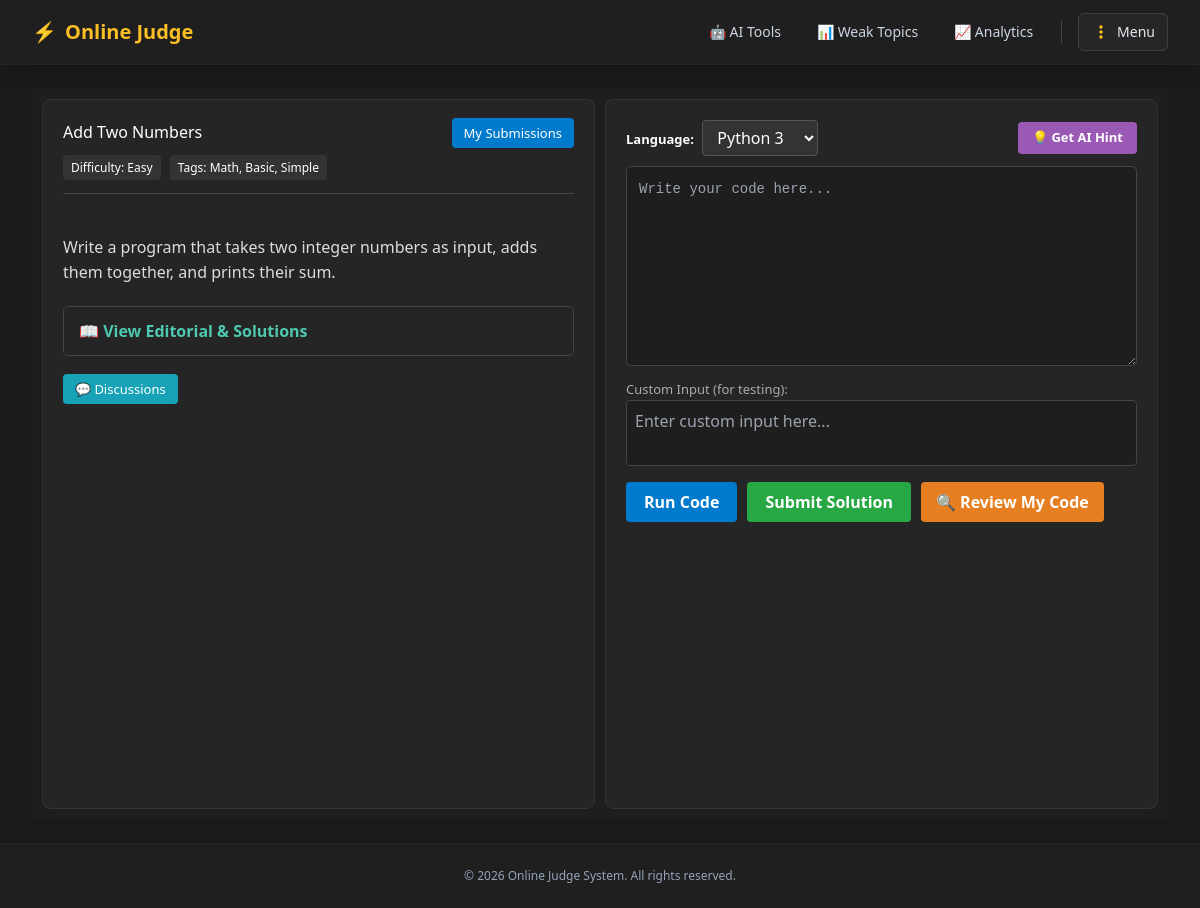
The page /problem/1/ (signed in) on the database its author committed.
### judge/models.py (models this page shows, shortened)
class Problem(models.Model):
    title = models.CharField(max_length=200)
    description = models.TextField()
    difficulty = models.CharField(max_length=20)
    tags = models.CharField(max_length=200)
    time_complexity = models.CharField(max_length=50, blank=True, null=True)
    space_complexity = models.CharField(max_length=50, blank=True, null=True)
    created_at = models.DateTimeField(auto_now_add=True, null=True, blank=True)
    user = models.ForeignKey(User, on_delete=models.CASCADE)
    email_verified = models.BooleanField(default=False)
    email_token = models.CharField(max_length=100, blank=True, null=True)
    company_tag = models.CharField(max_length=100, blank=True, null=True)

### judge/views.py (the view, shortened to what this page needs)
# urls.py: path('problem/<int:problem_id>/', views.problem_detail, name='problem_detail'),
@login_required(login_url='/login/')
def problem_detail(request, problem_id):
    problem = get_object_or_404(Problem, pk=problem_id)
    result = None
    user_code = ''
    selected_lang = 'python'
    custom_input = ''
    custom_output = ''
    test_results = []
    editorial = getattr(problem, 'editorial', None)
    context = {
        'problem': problem,
        'result': result,
        'user_code': user_code,
        'selected_lang': selected_lang,
        'custom_input': custom_input,
        'custom_output': custom_output,
        'test_results': test_results,
        'editorial': editorial,
    }
    return render(request, 'judge/problem_detail.html', context)

### judge/templates/judge/problem_detail.html (shortened to what this page needs)
{% extends 'judge/base.html' %}
{% block content %}
<div class="coding-workspace" style="display: flex; height: calc(100vh - 70px); gap: 10px; padding: 10px; background: #1e1e1e; color: #fff; box-sizing: border-box;">
    <div class="problem-panel" style="flex: 1; background: #252526; padding: 20px; overflow-y: auto; border-radius: 8px; border: 1px solid #333;">
        <div style="display: flex; justify-content: space-between; align-items: center;">
            <h2 style="margin: 0; color: #fff;">{{ problem.title }}</h2>
            <div>
                <a href="{% url 'submission_history' %}" style="background: #007acc; color: white; padding: 6px 12px; border-radius: 4px; text-decoration: none; font-size: 13px;">My Submissions</a>
            </div>
        </div>
        <div style="margin-top: 10px;">
            <span style="background: #333; padding: 4px 8px; border-radius: 4px; font-size: 12px;">Difficulty: {{ problem.difficulty }}</span>
            {% if problem.tags %}
            <span style="background: #333; padding: 4px 8px; border-radius: 4px; font-size: 12px; margin-left: 5px;">Tags: {{ problem.tags }}</span>
            {% endif %}
        </div>
        <hr style="border-color: #444; margin: 15px 0;">
        <div class="description" style="margin-top: 15px; line-height: 1.6; color: #dcdcdc; white-space: pre-line;">
           {{ problem.description|safe }}
        </div>
        <div class="accordion mt-4" id="editorialAccordion" style="margin-top: 20px;">
            <div class="accordion-item" style="background: #1e1e1e; border: 1px solid #444; border-radius: 5px;">
                <h2 class="accordion-header" style="margin: 0;">
                    <button type="button" id="editorial-toggle"
                        style="background: #252526; color: #4ec9b0; font-weight: bold; border: none; width: 100%; text-align: left; padding: 12px 15px; border-radius: 5px; cursor: pointer;">
                        📖 View Editorial & Solutions
                    </button>
                </h2>
            </div>
        </div>
        <div style="margin-top: 20px;">
            <a href="{% url 'problem_discussions' problem.id %}" class="btn btn-info" style="background: #17a2b8; color: white; padding: 6px 12px; border-radius: 4px; text-decoration: none; font-size: 13px;">💬 Discussions</a>
        </div>
    </div>
    <div class="editor-panel" style="flex: 1; display: flex; flex-direction: column; background: #252526; padding: 20px; border-radius: 8px; border: 1px solid #333; overflow-y: auto;">
        <form method="POST" id="editor-form" style="display: flex; flex-direction: column; flex-grow: 1;">
            <div style="display: flex; justify-content: space-between; align-items: center; margin-bottom: 10px;">
                <div>
                    <label style="font-weight: bold; margin-right: 5px; font-size: 13px;">Language: </label>
                    <select name="language" style="background: #333; color: #fff; padding: 5px 10px; border-radius: 4px; border: 1px solid #555;">
                        <option value="python" {% if selected_lang == 'python' %}selected{% endif %}>Python 3</option>
                    </select>
                </div>
                <button type="button" id="hint-btn" onclick="fetchHint({{ problem.id }})" style="background: #9b59b6; color: white; border: none; padding: 6px 14px; border-radius: 4px; cursor: pointer; font-weight: bold; font-size: 13px;">💡 Get AI Hint</button>
            </div>
            <textarea name="code" id="code-editor" placeholder="Write your code here..." style="width: 100%; height: 200px; background: #1e1e1e; color: #dcdcdc; font-family: 'Courier New', Courier, monospace; font-size: 14px; padding: 12px; border-radius: 5px; border: 1px solid #444; resize: vertical; outline: none; box-sizing: border-box;">{{ user_code }}</textarea>
            <div style="margin-top: 10px;">
                <label style="font-size: 13px; color: #aaa;">Custom Input (for testing):</label>
                <textarea name="custom_input" rows="2" style="width: 100%; background: #1e1e1e; color: #fff; padding: 8px; border-radius: 4px; border: 1px solid #444; resize: none; box-sizing: border-box;" placeholder="Enter custom input here...">{{ custom_input }}</textarea>
            </div>
            <div style="margin-top: 10px; display: flex; gap: 10px; align-items: center; flex-wrap: wrap;">
                <button type="submit" name="action" value="custom_run" style="background: #007acc; color: white; border: none; padding: 8px 18px; border-radius: 4px; cursor: pointer; font-weight: bold;">Run Code</button>
                <button type="submit" name="action" value="submit" style="background: #28a745; color: white; border: none; padding: 8px 18px; border-radius: 4px; cursor: pointer; font-weight: bold;">Submit Solution</button>
                <button type="button" id="review-btn" onclick="fetchCodeReview({{ problem.id }})" style="background: #e67e22; color: white; border: none; padding: 8px 15px; border-radius: 4px; cursor: pointer; font-weight: bold;">🔍 Review My Code</button>
            </div>
        </form>
    </div>
</div>
{% endblock %}

### rows shown on the page
Problem: title "Add Two Numbers", difficulty "Easy", tags "Math, Basic, Simple", description "Write a program that takes two integer numbers as input, adds them together, and prints their sum."
